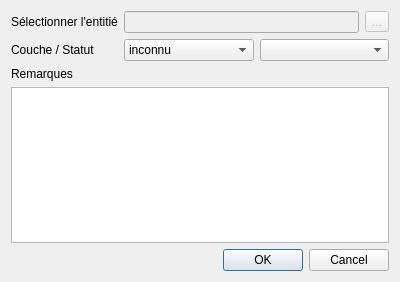
<?xml version="1.0" encoding="UTF-8"?>
<ui version="4.0">
 <class>Dialog</class>
 <widget class="QDialog" name="Dialog">
  <property name="geometry">
   <rect>
    <x>0</x>
    <y>0</y>
    <width>400</width>
    <height>282</height>
   </rect>
  </property>
  <property name="windowTitle">
   <string>Signaler</string>
  </property>
  <layout class="QVBoxLayout" name="verticalLayout_2">
   <item>
    <layout class="QFormLayout" name="formLayout">
     <property name="sizeConstraint">
      <enum>QLayout::SetDefaultConstraint</enum>
     </property>
     <property name="fieldGrowthPolicy">
      <enum>QFormLayout::AllNonFixedFieldsGrow</enum>
     </property>
     <item row="0" column="0">
      <widget class="QLabel" name="label">
       <property name="text">
        <string>Sélectionner l'entitié</string>
       </property>
      </widget>
     </item>
     <item row="0" column="1">
      <layout class="QHBoxLayout" name="horizontalLayout">
       <item>
        <widget class="QLineEdit" name="feature_id">
         <property name="enabled">
          <bool>false</bool>
         </property>
         <property name="readOnly">
          <bool>true</bool>
         </property>
        </widget>
       </item>
       <item>
        <widget class="QToolButton" name="toolButton">
         <property name="enabled">
          <bool>false</bool>
         </property>
         <property name="text">
          <string>...</string>
         </property>
        </widget>
       </item>
      </layout>
     </item>
     <item row="1" column="0">
      <widget class="QLabel" name="label_3">
       <property name="text">
        <string>Couche / Statut</string>
       </property>
      </widget>
     </item>
     <item row="1" column="1">
      <layout class="QHBoxLayout" name="horizontalLayout_3">
       <item>
        <widget class="QComboBox" name="comboBox">
         <property name="editable">
          <bool>false</bool>
         </property>
         <item>
          <property name="text">
           <string>inconnu</string>
          </property>
         </item>
        </widget>
       </item>
       <item>
        <widget class="QComboBox" name="comboBox_2"/>
       </item>
      </layout>
     </item>
     <item row="2" column="0">
      <widget class="QLabel" name="label_2">
       <property name="text">
        <string>Remarques</string>
       </property>
      </widget>
     </item>
     <item row="3" column="0" colspan="2">
      <widget class="QPlainTextEdit" name="plainTextEdit"/>
     </item>
    </layout>
   </item>
   <item>
    <widget class="QDialogButtonBox" name="buttonBox">
     <property name="orientation">
      <enum>Qt::Horizontal</enum>
     </property>
     <property name="standardButtons">
      <set>QDialogButtonBox::Cancel|QDialogButtonBox::Ok</set>
     </property>
    </widget>
   </item>
  </layout>
 </widget>
 <resources/>
 <connections>
  <connection>
   <sender>buttonBox</sender>
   <signal>accepted()</signal>
   <receiver>Dialog</receiver>
   <slot>accept()</slot>
   <hints>
    <hint type="sourcelabel">
     <x>248</x>
     <y>254</y>
    </hint>
    <hint type="destinationlabel">
     <x>157</x>
     <y>274</y>
    </hint>
   </hints>
  </connection>
  <connection>
   <sender>buttonBox</sender>
   <signal>rejected()</signal>
   <receiver>Dialog</receiver>
   <slot>reject()</slot>
   <hints>
    <hint type="sourcelabel">
     <x>316</x>
     <y>260</y>
    </hint>
    <hint type="destinationlabel">
     <x>286</x>
     <y>274</y>
    </hint>
   </hints>
  </connection>
 </connections>
</ui>
